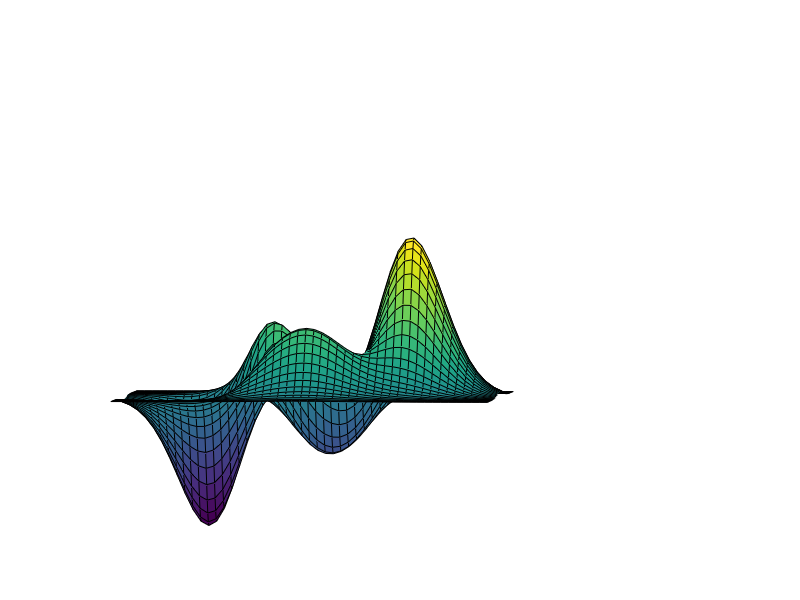

Reproduce this figure in MATLAB.
surf(peaks)
axis vis3d off
for x = -200:5:200
    camtarget([25 38 8]);
    campos([x,50,10])
    drawnow
    pause(0.1)
end
